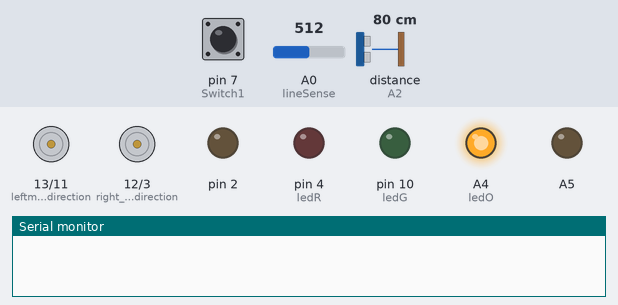
Bench run of a sketch on a simulated Arduino Uno, built with avr-gcc and run on an emulated ATmega328P. On the bench: direction and speed pins drawn as motors (green arrow = direction pin HIGH = forward, orange = LOW = backward, longer = more drive), output pins drawn as LEDs (lit = HIGH), the last lines printed to the serial monitor. The inputs (shaded band) are chosen by the test bench; at power-on: pin 7 (Switch1) HIGH, A0 (lineSense) = 512, distance to the obstacle (sensor on A2) 80 cm. The echo pulse lasts 58.3 µs per cm; pins used as bus, display or sensor lines are not drawn.

Above: at 2.8 s.
2.9 s: pin 7 (Switch1) pulled LOW for 1.2 s
At 3.19 s:
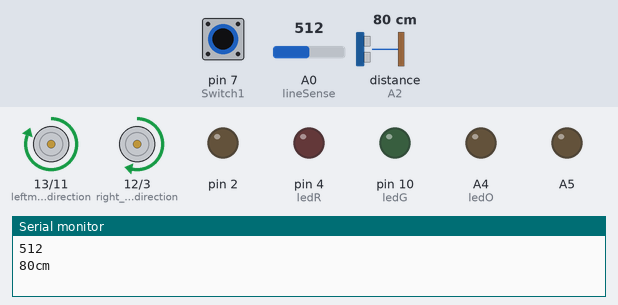
6.4 s: A0 (lineSense) set to 166
9.9 s: A0 (lineSense) set to 137
At 11.2 s:
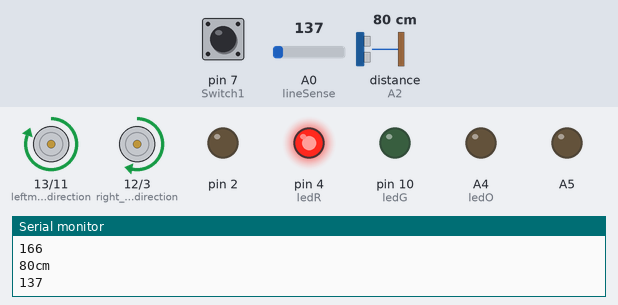
14.0 s: A0 (lineSense) set to 306
At 14.94 s:
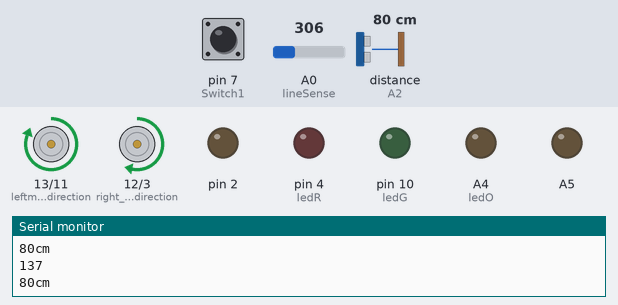
17.5 s: distance to the obstacle (sensor on A2) set to 55 cm
21.0 s: distance to the obstacle (sensor on A2) set to 46 cm
At 21.8 s:
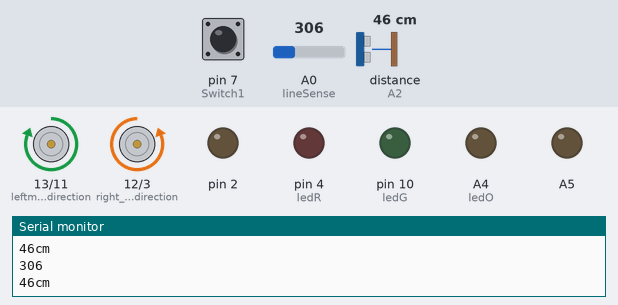
Timing chart, 0 to 23.5 s (numbered marks = the images above; inputs shaded):
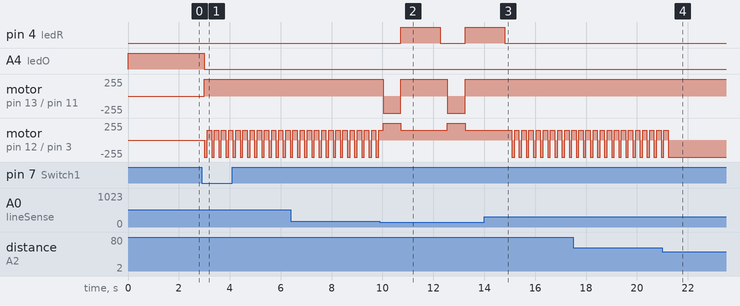

The sketch:

00_FinalSumobotProject.ino
```cpp
//Create a program that allows your SumoBot to fight in the Octagon Battle Field.
//SumoBot must stay inside the ring as outlined by black tape (Line Following Sensor).
//SumoBot needs to look for other SumoBots and attack them (PING Sensor).

//led
int ledR = 4;
int ledG = 10;
int ledO = A4;
//line sensor
int lineSense = A0 ;
int senseResult;
int sensitivity = 150;
//ping
const int pingTrigger = A3;
const int pingEcho = A2;
//switch
int Switch1 = 7;
int switchGnd = 5;

int x = 0;

void setup() {
 //line sensor
  pinMode(lineSense, INPUT);  // Input for Line Follwing Sensor
  Serial.begin(9600);
  //ping sensor
  Serial.begin(9600);
  pinMode(pingTrigger, OUTPUT);
  pinMode(pingEcho, INPUT);
  //led
  pinMode(4,OUTPUT) ;
  pinMode(2, OUTPUT);
  digitalWrite(2, LOW); //used as a ground pin
  pinMode(10,OUTPUT);
  pinMode(A4,OUTPUT) ;
  pinMode(A5, OUTPUT);
  digitalWrite(A5, LOW); //used as a ground pin
  //motor
  pinMode(12,OUTPUT);   //right motor direction
  pinMode(3, OUTPUT);   //right motor speed
  pinMode(13, OUTPUT);  //leftmotor direction
  pinMode(11, OUTPUT);  //Left motor speed
  //switch
  pinMode(switchGnd, OUTPUT);
  digitalWrite(switchGnd, LOW); //used as ground
  pinMode(Switch1, INPUT_PULLUP);
}

void loop() {
 int buttonState = digitalRead(Switch1);
 if (buttonState == 0) {
 mainSequence();
 }else{
  blinker();
  halt();

 }
}


void mainSequence(){
  while(x<1){
  lineSensor();
  detectBot();
}
}


void lineSensor(){
senseResult = analogRead(lineSense);  // input from IR Sensor
    Serial.println(senseResult);
    if (senseResult < sensitivity)                 // check if IR sensor has been triggered
  {                                     //change direction when sensor detects line
    backward();
    turnRight();
  } else{
    forward1();
}
}
void detectBot(){
  int distance = getDistance();
  Serial.print(distance);
  Serial.print("cm");
  Serial.println();
  delay(100);
    getDistance();
    if (distance<50){
    forward2();
  }else {           ///continue going forward
   slightRight();
  }
}

void blinker(){
  digitalWrite(ledO, HIGH);
  delay(500);
  digitalWrite(ledO, LOW);
  digitalWrite(ledO, HIGH);
  delay(500);
  digitalWrite(ledO, LOW);
}

void halt(){
   digitalWrite(ledR, LOW);
   digitalWrite(ledG, LOW);
   analogWrite(3, 0); //speed of right motor
   analogWrite(11, 0); //speed of right motor
}
void forward1(){
    digitalWrite(ledG, HIGH);
    digitalWrite(12, LOW); //direction of right motor
    analogWrite(3, 255); //speed of right motor
    digitalWrite(13, HIGH); //direction of left motor
    analogWrite(11,255); //speed of left motor
    digitalWrite(ledG, LOW);
}

void forward2(){
    digitalWrite(ledO, HIGH);
    digitalWrite(12, LOW); //direction of right motor
    analogWrite(3, 255); //speed of right motor
    digitalWrite(13, HIGH); //direction of left motor
    analogWrite(11,255); //speed of left motor
    digitalWrite(ledO, LOW);
}

void turnRight(){
    digitalWrite(ledR, HIGH);
    digitalWrite(12, HIGH); //direction of right motor
    analogWrite(3, 150); //speed of right motor
    digitalWrite(13, HIGH); //direction of left motor
    analogWrite(11,255); //speed of left motor
    delay(1550); //wait for 2 seconds
    digitalWrite(ledR, LOW);
}
void slightRight(){

    digitalWrite(12, HIGH); //direction of right motor
    analogWrite(3, 150); //speed of right motor
    digitalWrite(13, HIGH); //direction of left motor
    analogWrite(11,255); //speed of left motor
    delay(170); //wait for 2 seconds

}
void backward(){
    digitalWrite(12, HIGH); //direction of right motor
    analogWrite(3, 255); //speed of right motor
    digitalWrite(13, LOW); //direction of left motor
    analogWrite(11,255); //speed of left motor
    delay(700);
}

int getDistance() {
  digitalWrite(pingTrigger, LOW);     //triggers sound
  delayMicroseconds(2);
  digitalWrite(pingTrigger, HIGH);
  delayMicroseconds(10);                //duration of ping
  digitalWrite(pingTrigger, LOW);

//Echo pin produces a pulse with the length
  long duration = pulseIn(pingEcho, HIGH);
// convert time to distance
  long cm = duration / 29 / 2;
  return cm;
// returns the value in “cm” to “distance”
}
```

Measured:
- the behaviour switches between 150 and 149 on A0 (lineSense) (found by bisection; images 1 and 2)
- the behaviour switches between 50 and 49 cm on distance to the obstacle (sensor on A2) (found by bisection; images 3 and 4)
- after the input at 2.9 s, A4 (ledO): HIGH → LOW after 0.10 s; motor on pin 13 (leftmotor_direction) / pin 11 (Left_motor_speed): stopped → forward 255/255 after 0.10 s; motor on pin 12 (right_motor_direction) / pin 3 (right_motor_speed): alternates backward 255/255 for 0.11 s and forward 150/255 for 0.17 s, starting after 0.10 s
- after the input at 9.9 s, pin 4 (ledR): LOW → HIGH after 0.82 s, → LOW 1.6 s later, → HIGH 0.98 s later; motor on pin 13 (leftmotor_direction) / pin 11 (Left_motor_speed): alternates forward 255/255 for 1.8 s and backward 255/255 for 0.70 s, starting after 0.12 s
- after the input at 14.0 s, pin 4 (ledR): goes on until 14.8 s, then stays LOW; motor on pin 13 (leftmotor_direction) / pin 11 (Left_motor_speed): stays forward 255/255 (without the input it goes to backward 255/255 after 1.1 s)
- after the input at 21.0 s, motor on pin 12 (right_motor_direction) / pin 3 (right_motor_speed): goes on until 21.2 s, then stays backward 255/255
